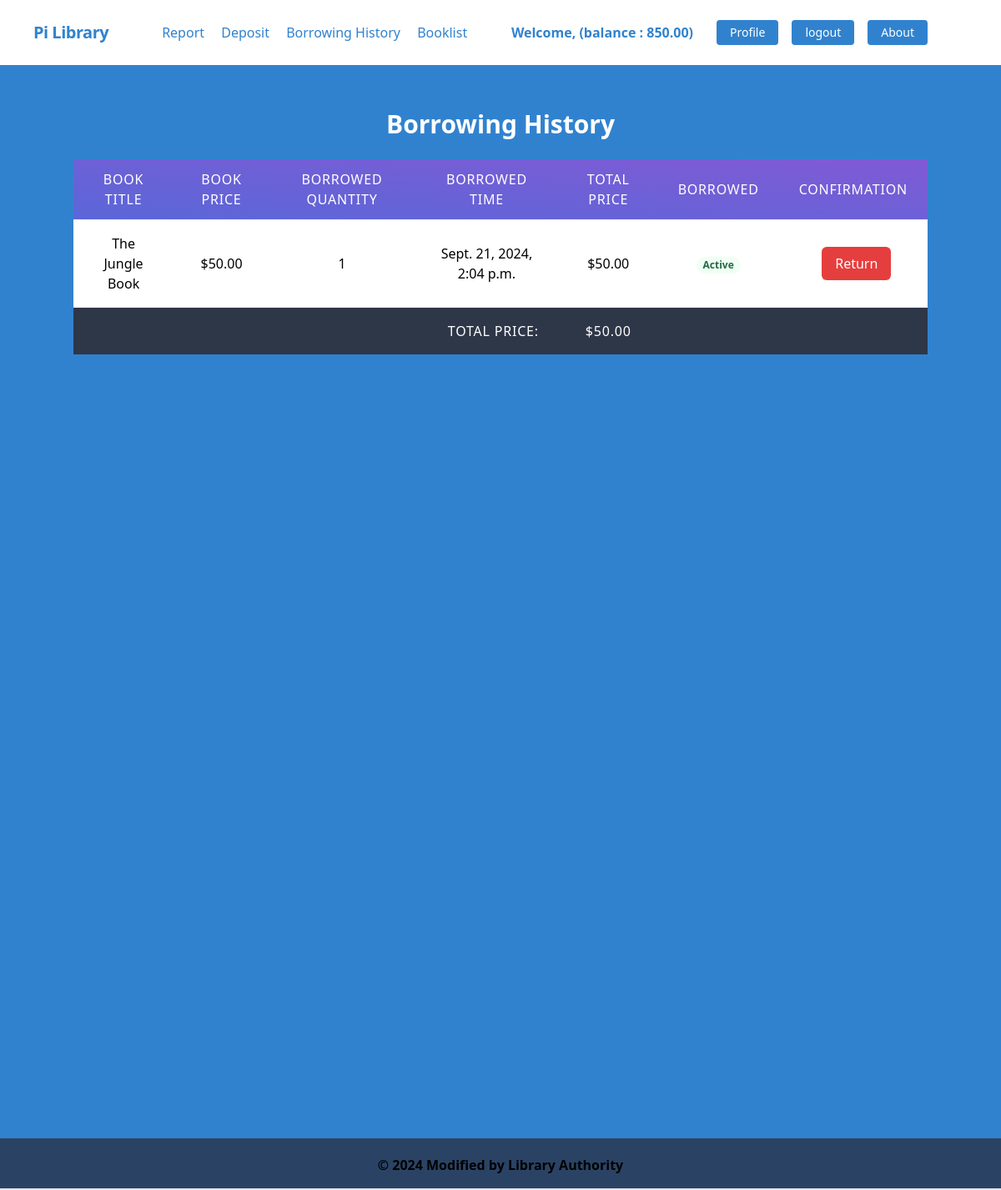
Screenshot of /borrowing-history/ (signed in) with the database file from the repository.
### accounts/models.py (models this page shows, shortened)
class UserAccount(models.Model):
    user = models.OneToOneField(User,related_name='account',on_delete=models.CASCADE)
    account_type = models.CharField( max_length=10,choices=ACCOUNT_TYPE)
    account_no = models.IntegerField(unique=True) # account no unique hobe...karo sathe same hobena
    birth_date = models.DateField(null=True,blank=True)
    gender = models.CharField(max_length=10,choices=GENDER)
    initial_deposit_date = models.DateField(auto_now_add=True)
    balance = models.DecimalField(default=0, max_digits=12, decimal_places=2) # 1jn user er 12digit obdi tk rakte parbe ...r 2dhosomik obdi rakte parbe - 1000.50 eirkm...1000.50528 na

### book/models.py (models this page shows, shortened)
class BorrowingBookHistory(models.Model):
    user = models.ForeignKey(User, on_delete=models.CASCADE)
    book = models.ForeignKey(Book, on_delete=models.CASCADE)
    borrow_date = models.DateTimeField(auto_now_add=True)
    quantity = models.PositiveIntegerField(default=1)

class Book(models.Model):
    categories = models.ManyToManyField(Category)
    title = models.CharField(max_length=120)
    description = models.TextField()
    image  = models.ImageField(upload_to='book/media/uploads',blank= True, null= True)
    quantity = models.PositiveIntegerField(default = 0)
    price = models.DecimalField(max_digits=12, decimal_places=2)

### book/views.py (the view)
# urls.py: path('borrowing-history/', borrowing_history_show, name='borrowing_history'),
@login_required
def borrowing_history_show(request):
    borrowings = BorrowingBookHistory.objects.filter(user= request.user).order_by('-borrow_date')
    for borrowing in borrowings:
        borrowing.total_price_cur = borrowing.book.price * borrowing.quantity
    total_price = sum(borrowing.book.price * borrowing.quantity for borrowing in borrowings)
    return render(request,'book/borrowing_history.html',{'borrowings':borrowings ,'total_price':total_price})

### book/templates/book/borrowing_history.html (shortened to what this page needs)
{% extends 'base.html' %}
 {% block content %}
 <div class="pt-10 pb-96" style="padding-bottom: 900px;">
  <h1 class="font-bold text-3xl text-white text-center pb-5 pt-2">Borrowing History</h1>
     <table class="min-w-full divide-y divide-gray-200">
         <thead class="bg-cyan-500" style="background-color: aqua;">
          <tr
          class="bg-gradient-to-tr from-indigo-600 to-purple-600 rounded-md py-2 px-4 text-white font-bold"
        >
                 <th class="px-6 py-3 text-center text-l font-medium text-white uppercase tracking-wider">Book Title</th>
                 <th class="px-6 py-3 text-center text-l font-medium text-white uppercase tracking-wider">Book Price</th>
                 <th class="px-6 py-3 text-center text-l font-medium text-white uppercase tracking-wider">Borrowed Quantity</th>
                 <th class="px-6 py-3 text-center text-l font-medium text-white uppercase tracking-wider">Borrowed Time</th>
                 <th class="px-6 py-3 text-center text-l font-medium text-white uppercase tracking-wider">Total Price</th>
                 <th class="px-6 py-3 text-center text-l font-medium text-white uppercase tracking-wider">Borrowed</th>
                 <th class="px-6 py-3 text-center text-l font-medium text-white uppercase tracking-wider">Confirmation</th>
             </tr>
         </thead>
         <tbody class="bg-white divide-y divide-gray-200">
             {% for borrowing in borrowings %}
             <tr>
                   <td class="px-6 py-4 whitespace-nowrap text-center">{{ borrowing.book.title }}</td>
                 <td class="px-6 py-4 whitespace-nowrap text-center">${{ borrowing.book.price }}</td>
                 <td class="px-6 py-4 whitespace-nowrap text-center">{{ borrowing.quantity }}</td>
                 <td class="px-6 py-4 whitespace-nowrap text-center">{{ borrowing.borrow_date }}</td>
                 <td class="px-6 py-4 whitespace-nowrap text-center">${{ borrowing.total_price_cur }}</td>
                 <td class="px-6 py-4 whitespace-nowrap text-center">
                     <span class="px-2 inline-flex text-xs leading-5 font-semibold rounded-full bg-green-100 text-green-800">Active</span>
                 </td>
                 <td class="px-6 py-4 whitespace-nowrap text-center">
                     <form action="{% url 'return_book' borrowing.id %}" method="post">
                         <button type="submit" class="ml-2 px-4 py-2 font-medium text-white bg-red-600 rounded-md hover:bg-red-500 focus:outline-none focus:shadow-outline-red active:bg-red-600 transition duration-150 ease-in-out">Return</button>
                     </form>
                 </td>
             </tr>
             {% endfor %}
             <tr class="bg-gray-800 text-white">
              <td colspan="4" class="px-6 py-4 text-right text-l font-medium text-white uppercase tracking-wider">Total Price:</td>
                 <td class="px-6 py-4 text-center text-l font-medium text-white uppercase tracking-wider">${{ total_price }}</td>
                 <td colspan="2"></td>
            </tr>
         </tbody>
     </table>
 </div>
 {% endblock %}

### core/templates/navbar.html (shortened to what this page needs)
<nav class="flex items-center justify-between flex-wrap bg-white p-6 px-10">
    <div class="flex items-center flex-shrink-0 text-white mr-6">
        <span class="font-semibold text-xl tracking-tight text-blue-600 font-bold"><a href="{% url "home" %}">Pi Library</a></span>
    </div>
    <div class="w-full block flex-grow lg:flex lg:items-center lg:w-auto px-10">
        {% if request.user.is_authenticated %}
            <div class="text-md lg:flex-grow">
                <a href="{% url "transaction_report" %}" class="block mt-4 lg:inline-block lg:mt-0 text-blue-600 hover:text-red-900 hover:font-black mr-4">
                    Report
                </a>
                <a href="{% url "deposit_money" %}" class="block mt-4 lg:inline-block lg:mt-0 text-blue-600 hover:text-red-900 hover:font-black mr-4">
                    Deposit
                </a>
                <a href="{% url "borrowing_history" %}" class="block mt-4 lg:inline-block lg:mt-0 text-blue-600 hover:text-red-900 hover:font-black mr-4">
                    Borrowing History
                </a>
                <a href="{% url "book_list" %}" class="block mt-4 lg:inline-block lg:mt-0 text-blue-600 hover:text-red-900 hover:font-black mr-4">
                    Booklist
                </a>
            </div>
            <div class="flex w-auto">
                <div class="text-blue-600 my-auto font-black px-5">Welcome, {{ request.user.first_name }} (balance : {{request.user.account.balance}}) </div>
                <a href="{% url 'profile' %}" class="mx-2 inline-block font-medium text-sm px-4 py-2 leading-none bg-blue-600 rounded text-white border-white hover:border-transparent hover:text-dark hover:bg-blue-700 mt-4 lg:mt-0">Profile</a>
                <form method="post" action="{% url 'logout' %}">
                    <button type="submit" class="mx-2 inline-block font-medium text-sm px-4 py-2 leading-none bg-blue-600 rounded text-white border-white hover:border-transparent hover:text-dark hover:bg-blue-700 mt-4 lg:mt-0">logout</button>
                </form>
                <a href="{% url 'about' %}" class="inline-block font-medium mx-2 text-sm px-4 py-2 leading-none bg-blue-600 rounded text-white border-white hover:border-transparent hover:text-gray-800 hover:bg-white mt-4 lg:mt-0">About</a>
            </div>
        {% endif %}
    </div>
</nav>

### rows the page displays
BorrowingBookHistory: book "The Jungle Book", book.price "50.00", quantity "1", borrow_date "Sept. 21, 2024, 2:04 p.m.", total_price_cur "50.00"

### other values shown
{{ request.user.account.balance }} "850.00"
{{ total_price }} "50.00"
